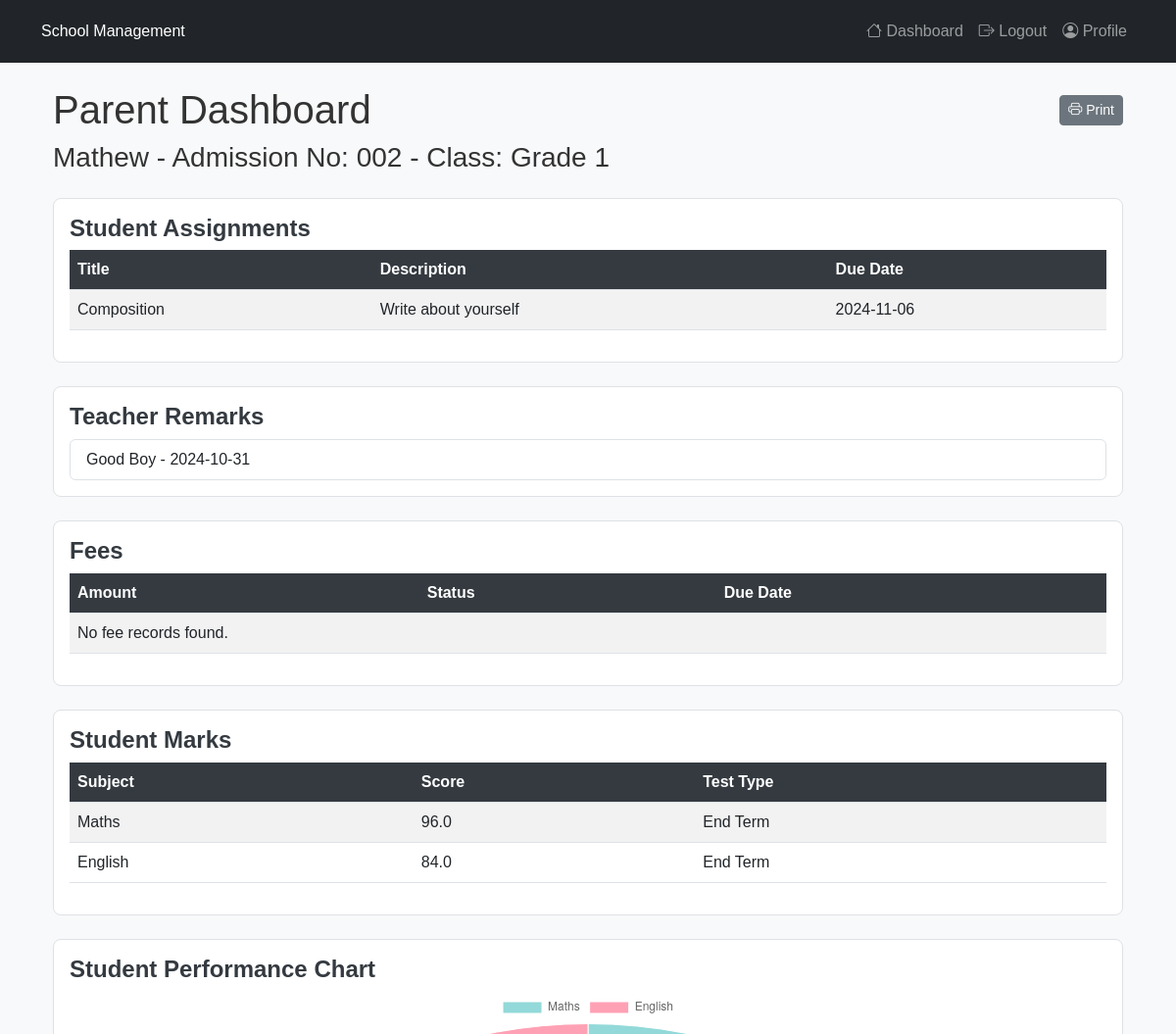
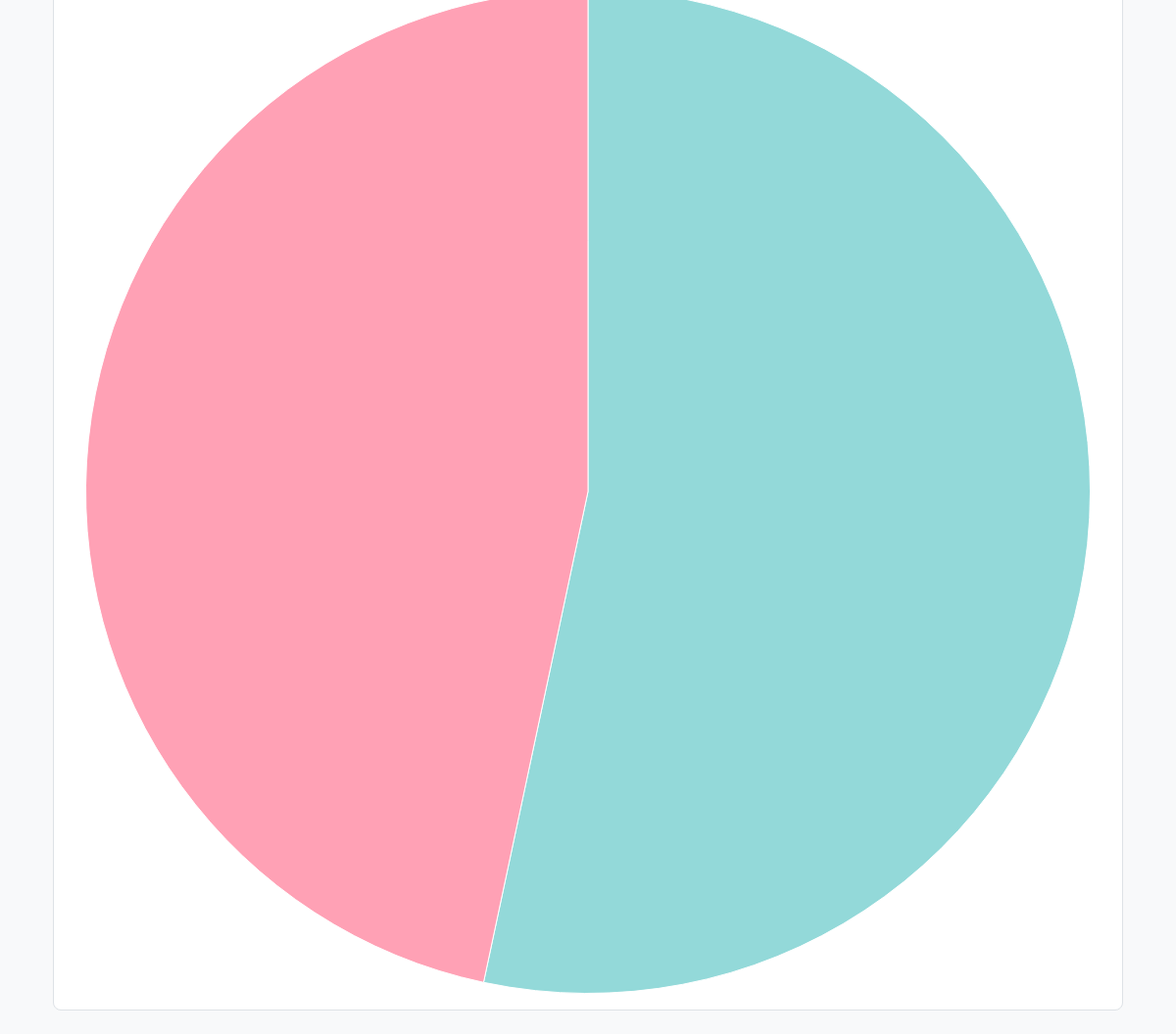
The page /parent_dashboard (signed in) on the database its author committed (2 pictures, top to bottom).
### models.py (models this page shows, shortened)
class Student(db.Model):
    id = db.Column(db.Integer, primary_key=True)
    admission_number = db.Column(db.String(10), unique=True, nullable=False)
    name = db.Column(db.String(150), nullable=False)
    class_name = db.Column(db.String(50), nullable=False)  # Add this line for class input
    parent_id = db.Column(db.Integer, db.ForeignKey('parent.id'))  # Link to Parent model
    created_at = db.Column(db.DateTime, default=datetime.utcnow)
    parent = db.relationship('Parent', back_populates='students')  # Update to allow for multiple students
    fees = db.relationship('Fee', back_populates='student')

class Assignment(db.Model):
    id = db.Column(db.Integer, primary_key=True)
    title = db.Column(db.String(150), nullable=False)
    description = db.Column(db.Text, nullable=False)
    due_date = db.Column(db.Date, nullable=False)
    teacher_id = db.Column(db.Integer, db.ForeignKey('teacher.id'), nullable=False)
    student_id = db.Column(db.Integer, db.ForeignKey('student.id'), nullable=True)  # For individual or all students
    student = db.relationship('Student', backref='assignments', lazy=True)

class Remark(db.Model):
    id = db.Column(db.Integer, primary_key=True)
    student_id = db.Column(db.Integer, db.ForeignKey('student.id'), nullable=False)
    teacher_id = db.Column(db.Integer, db.ForeignKey('teacher.id'), nullable=False)
    text = db.Column(db.Text, nullable=False)
    created_at = db.Column(db.DateTime, default=datetime.utcnow)

class Mark(db.Model):
    id = db.Column(db.Integer, primary_key=True)
    student_id = db.Column(db.Integer, db.ForeignKey('student.id'), nullable=False)
    teacher_id = db.Column(db.Integer, db.ForeignKey('teacher.id'), nullable=False)
    subject = db.Column(db.String(100), nullable=False)  # Subject for the marks
    score = db.Column(db.Float, nullable=False)  # The marks scored by the student
    test_type = db.Column(db.String(20), nullable=False)  # Assignment, CAT, or End Term
    created_at = db.Column(db.DateTime, default=datetime.utcnow)
    student = db.relationship('Student', backref='marks')
    teacher = db.relationship('Teacher', backref='marks')

### app.py (the view)
@app.route('/parent_dashboard')
@login_required
def parent_dashboard():
    if current_user.role != 'Parent':
        flash("Unauthorized access.", 'danger')
        return redirect(url_for('dashboard'))
    parent = Parent.query.filter_by(user_id=current_user.id).first()
    if not parent:
        flash('No parent found for this user.', 'info')
        return render_template('parent_dashboard.html', students=[], assignments=[], remarks=[], fees=[], marks=[])
    students = parent.students  # This will now return all students linked to the parent
    if not students:
        flash('No students found for this parent.', 'info')
        return render_template('parent_dashboard.html', students=[], assignments=[], remarks=[], fees=[], marks=[])
    assignments = Assignment.query.filter(Assignment.student_id.in_([student.id for student in students])).all()
    remarks = Remark.query.filter(Remark.student_id.in_([student.id for student in students])).all()
    fees = Fee.query.filter(Fee.student_id.in_([student.id for student in students])).all()
    marks = Mark.query.filter(Mark.student_id.in_([student.id for student in students])).all()
    return render_template('parent_dashboard.html', students=students, assignments=assignments, remarks=remarks, fees=fees, marks=marks)

### app.py (called while the page is built)
@login_manager.user_loader
def load_user(user_id):
    return User.query.get(int(user_id))

### templates/parent_dashboard.html (shortened to what this page needs)
{% extends "base.html" %}
{% block content %}
<div class="container">
    <h1 class="d-flex justify-content-between align-items-center">
        Parent Dashboard
        <button onclick="window.print()" class="btn btn-secondary btn-sm">
            <i class="bi bi-printer"></i> Print
        </button>
    </h1>
    {% for student in students %}
        <h3>{{ student.name }} - Admission No: {{ student.admission_number }} - Class: {{ student.class_name }}</h3>
    {% endfor %}
    <div class="card my-4">
        <div class="card-body">
            <h5 class="card-title">Student Assignments</h5>
            <table class="table table-striped">
                <thead>
                    <tr>
                        <th>Title</th>
                        <th>Description</th>
                        <th>Due Date</th>
                    </tr>
                </thead>
                <tbody>
                    {% for assignment in assignments %}
                    <tr>
                        <td>{{ assignment.title }}</td>
                        <td>{{ assignment.description }}</td>
                        <td>{{ assignment.due_date }}</td>
                    </tr>
                    {% else %}
                    <tr>
                        <td colspan="3">No assignments found.</td>
                    </tr>
                    {% endfor %}
                </tbody>
            </table>
        </div>
    </div>
    <div class="card my-4">
        <div class="card-body">
            <h5 class="card-title">Teacher Remarks</h5>
            <ul class="list-group">
                {% for remark in remarks %}
                <li class="list-group-item">{{ remark.text }} - {{ remark.created_at.strftime('%Y-%m-%d') }}</li>
                {% else %}
                <li class="list-group-item">No remarks available.</li>
                {% endfor %}
            </ul>
        </div>
    </div>
    <div class="card my-4">
        <div class="card-body">
            <h5 class="card-title">Fees</h5>
            <table class="table table-striped">
                <thead>
                    <tr>
                        <th>Amount</th>
                        <th>Status</th>
                        <th>Due Date</th>
                    </tr>
                </thead>
                <tbody>
                    {% for fee in fees %}
                    <tr>
                        <td>{{ fee.amount_due }}</td>
                        <td>{{ fee.status }}</td>
                        <td>{{ fee.due_date }}</td>
                    </tr>
                    {% else %}
                    <tr>
                        <td colspan="3">No fee records found.</td>
                    </tr>
                    {% endfor %}
                </tbody>
            </table>
        </div>
    </div>
    <div class="card my-4">
        <div class="card-body">
            <h5 class="card-title">Student Marks</h5>
            <table class="table table-striped">
                <thead>
                    <tr>
                        <th>Subject</th>
                        <th>Score</th>
                        <th>Test Type</th>
                    </tr>
                </thead>
                <tbody>
                    {% for mark in marks %}
                    <tr>
                        <td>{{ mark.subject }}</td>
                        <td>{{ mark.score }}</td>
                        <td>{{ mark.test_type }}</td>
                    </tr>
                    {% else %}
                    <tr>
                        <td colspan="3">No marks available.</td>
                    </tr>
                    {% endfor %}
                </tbody>
            </table>
        </div>
    </div>
    <div class="card my-4">
        <div class="card-body">
            <h5 class="card-title">Student Performance Chart</h5>
            <canvas id="performanceChart" width="300" height="150"></canvas>
            <script>
                const labels = [{% for mark in marks %}"{{ mark.subject }}"{% if not loop.last %},{% endif %}{% endfor %}];
                const scores = [{% for mark in marks %}{{ mark.score }}{% if not loop.last %},{% endif %}{% endfor %}];
                const ctx = document.getElementById('performanceChart').getContext('2d');
                const performanceChart = new Chart(ctx, {
                    type: 'pie',
                    data: {
                        labels: labels,
                        datasets: [{
                            label: 'Student Scores',
                            data: scores,
                            backgroundColor: [
                                'rgba(75, 192, 192, 0.6)',
                                'rgba(255, 99, 132, 0.6)',
                                'rgba(54, 162, 235, 0.6)',
                                'rgba(255, 206, 86, 0.6)',
                                'rgba(153, 102, 255, 0.6)',
                                'rgba(255, 159, 64, 0.6)'
                            ],
                            borderColor: 'rgba(255, 255, 255, 1)',
                            borderWidth: 1
                        }]
                    },
                    options: {
                        responsive: true,
                        plugins: {
                            legend: {
                                position: 'top',
                            },
                            tooltip: {
                                callbacks: {
                                    label: function(tooltipItem) {
                                        return tooltipItem.label + ': ' + tooltipItem.raw; // Show label and value
                                    }
                                }
                            }
                        }
                    }
                });
            </script>
        </div>
    </div>
</div>
{% endblock %}

### static/css/styles.css (style rules this page uses)
body { background-color: #f8f9fa; color: #333; font-family: Arial, sans-serif; }
.card { border: 1px solid #dee2e6; border-radius: 0.5rem; }
.card-title { font-size: 1.5rem; font-weight: bold; color: #343a40; }
.table th { background-color: #343a40; color: white; }
.table-striped tbody tr:nth-of-type(odd) { background-color: #f2f2f2; }

### rows shown on the page
Student: name "Mathew", admission_number "002", class_name "Grade 1"
Assignment: title "Composition", description "Write about yourself", due_date "2024-11-06"
Remark: text "Good Boy", created_at "2024-10-31"
Mark: subject "Maths", score "96.0", test_type "End Term"
Mark: subject "English", score "84.0", test_type "End Term"

### other values the page prints
chart data {{ mark.subject }} Maths, English
chart data {{ mark.score }} 96.0, 84.0
